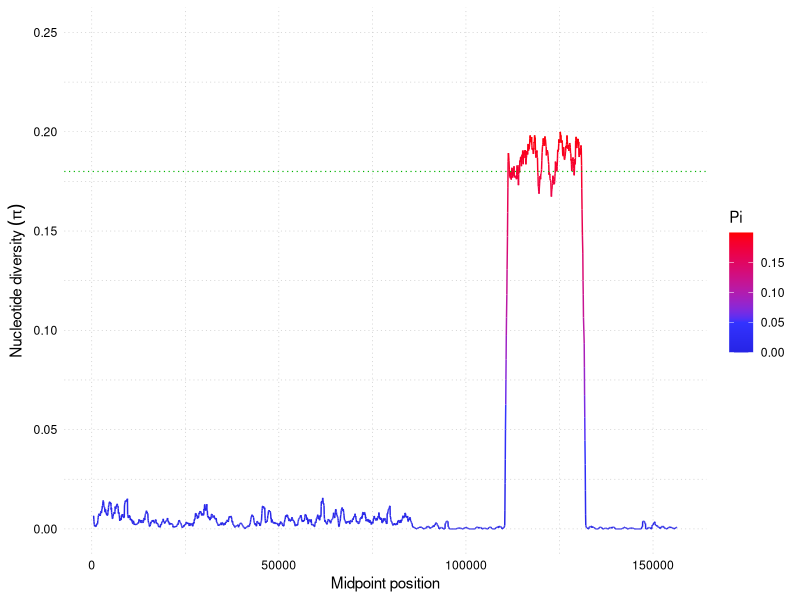

This chart was generated by the following R code:
#########################################################
#  Script nucleotide diversity graph         #
#  11 July 2021
#  Yedomon Ange Bovys Zoclanclounon
#  Twitter: @AngeBovys27
#########################################################

# Library

library(ggplot2)

# Data

data_pi = read.csv("pi.csv",sep = "," , h = T)

# plot

g <- ggplot(data_pi, aes(x=Midpoint, y=Pi, colour = Pi)) +
  ylim(0,0.25) +
  geom_line() +
  scale_colour_gradient2(low = "#0000b3", mid = "#3333ff" , high = "#ff0000", midpoint=0.05) +
  #theme(legend.position="none") +
  geom_hline(yintercept=0.18, color="#00b300", size=.4, linetype = "dotted") +
  labs(y = expression(Nucleotide~diversity~(pi)), x = "Midpoint position") +
  theme_minimal()+
  theme(panel.grid.major = element_line(colour = "grey", size = 0.2, linetype = "dotted")) +
  theme(panel.grid.minor = element_line(colour = "grey", size = 0.2, linetype = "dotted")) +
  theme(plot.background = element_rect(colour = "white", size = 1))+
  theme(axis.text = element_text(colour = "black")) #+
 # scale_x_continuous(limits=c(0,155000),
#                     breaks = seq(0, 155000, by = 25000)) #+
 # scale_y_continuous(limits=c(0,0.25),
 #                    breaks = seq(0, 0.25, by = 0.05))


g
